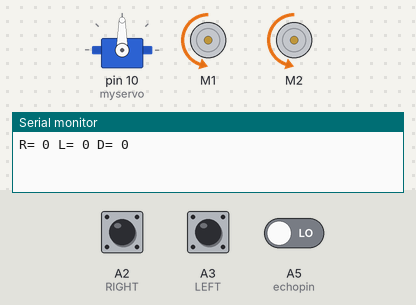
This sketch was run on a simulated Arduino Uno, built with avr-gcc and run on an emulated ATmega328P. Parts: servo, 2 × DC motor (green arrow = forward, orange = backward, longer = faster), the last lines printed to the serial monitor. The inputs (shaded band) are chosen by the test bench; at power-on: A2 (RIGHT) LOW, A3 (LEFT) LOW, A5 (echopin) LOW.

Above: at 6.0 s.
6.1 s: A2 (RIGHT) pulled HIGH for 1 s
At 7.7 s:
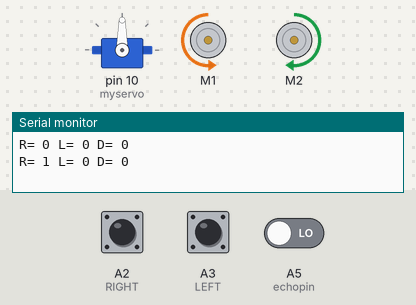
9.4 s: A3 (LEFT) pulled HIGH for 1 s
At 10.8 s:
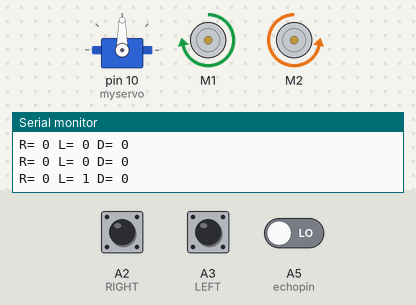
12.6 s: A3 (LEFT) pulled HIGH for 3.2 s
At 16.9 s:
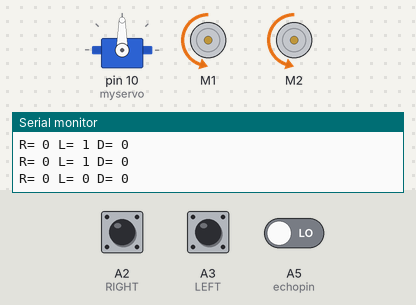
17.8 s: A2 (RIGHT) pulled HIGH for 3.2 s
At 19.8 s:
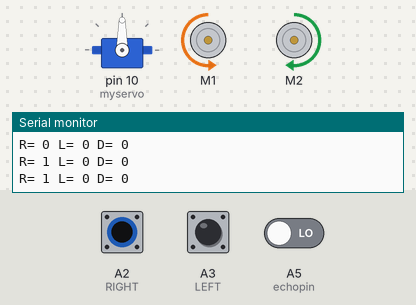
23.1 s: A2 (RIGHT) driven HIGH and A3 (LEFT) driven HIGH
At 24.5 s:
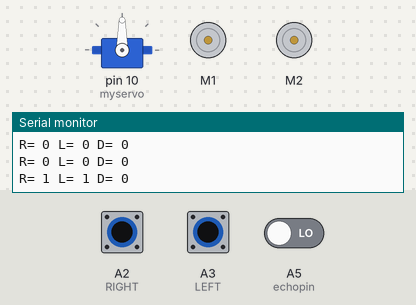
Timing chart, 0 to 26.1 s (numbered marks = the images above; inputs shaded):
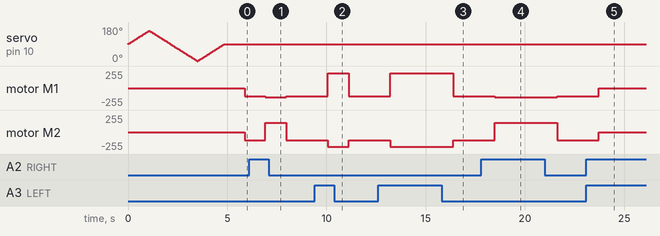

Measured:
- after the input at 6.1 s, motor M1: backward 120/255 → backward 140/255 after 0.82 s, → backward 120/255 1.1 s later; motor M2: backward 120/255 → forward 140/255 after 0.82 s, → backward 120/255 1.1 s later
- after the input at 9.4 s, motor M1: backward 120/255 → forward 220/255 after 0.67 s, → backward 120/255 1.1 s later; motor M2: backward 120/255 → backward 220/255 after 0.67 s, → backward 120/255 1.1 s later
- after the input at 12.6 s, motor M1: backward 120/255 → forward 220/255 after 0.62 s, → backward 120/255 3.2 s later; motor M2: backward 120/255 → backward 220/255 after 0.62 s, → backward 120/255 3.2 s later
- after the input at 17.8 s, motor M1: backward 120/255 → backward 140/255 after 0.68 s, → backward 120/255 3.2 s later; motor M2: backward 120/255 → forward 140/255 after 0.68 s, → backward 120/255 3.2 s later
- after the input at 23.1 s, motor M1, motor M2: backward 120/255 → stopped after 0.63 s

The sketch:

omar_mwas.ino
```cpp
//https://www.youtube.com/channel/UCaXI2PcsTlH5g0et67kdD6g //
// Human Following Robot version 2.0 //
// MOHD SOHAIL //

#include<Servo.h>
#include<AFMotor.h>
#define RIGHT A2
#define LEFT A3
#define trigpin A4
#define echopin A5

AF_DCMotor Motor1(1,MOTOR12_1KHZ);
AF_DCMotor Motor2(2,MOTOR12_1KHZ);

Servo myservo;

int pos =0;
long time;

void setup(){
// put your setup code here, to run once:
Serial.begin(9600);
myservo.attach(10);

for(pos = 90; pos <= 160; pos += 1){
myservo.write(pos);
delay(15);
}

for(pos = 160; pos >= 0; pos-= 1) {
myservo.write(pos);
delay(15);
}

for(pos = 0; pos<=90; pos += 1) {
myservo.write(pos);
delay(15);
}

pinMode(RIGHT, INPUT);
pinMode(LEFT, INPUT);

pinMode(trigpin, OUTPUT);
pinMode(echopin, INPUT);

}

void loop(){
unsigned int distance = read_cm();

int Right_Value = digitalRead(RIGHT);
int Left_Value  = digitalRead(LEFT);

Serial.print("R= ");
Serial.print(Right_Value);
Serial.print(" L= ");
Serial.print(Left_Value);
Serial.print(" D= ");
Serial.println(distance);

if((Right_Value==1) && (distance>=10 && distance<=30)&&(Left_Value==1)){forword();}
else if((Right_Value==0) && (Left_Value==1)){turnRight();}
else if((Right_Value==1) && (Left_Value==0)){turnLeft();}
else if((Right_Value==1) && (Left_Value==1)){stop();}
else if(distance > 6 && distance < 10){stop();}
else if(distance < 6){backword();}

delay(50);
}

long read_cm(){
  digitalWrite(trigpin, LOW);
  delayMicroseconds(2);
  digitalWrite(trigpin, HIGH);
  delayMicroseconds(10);
  time = pulseIn (echopin, HIGH);
  return time / 29 / 2;
}

void forword() { // turn it on going forward
  Motor1.setSpeed(160);
  Motor1.run(FORWARD);
  Motor2.setSpeed(160);
  Motor2.run(FORWARD);
}

void backword() { // the other way
  Motor1.setSpeed(120);
  Motor1.run(BACKWARD);
  Motor2.setSpeed(120);
  Motor2.run(BACKWARD);
}

void turnRight() { // the other right
  Motor1.setSpeed(220);
  Motor1.run(FORWARD);
  Motor2.setSpeed(220);
  Motor2.run(BACKWARD);
}

void turnLeft() { // turn it on going left
  Motor1.setSpeed(140);
  Motor1.run(BACKWARD);
  Motor2.setSpeed(140);
  Motor2.run(FORWARD);
}

void stop() { // stopped
  Motor1.setSpeed(0);
  Motor1.run(RELEASE);
  Motor2.setSpeed(0);
  Motor2.run(RELEASE);
}
```
